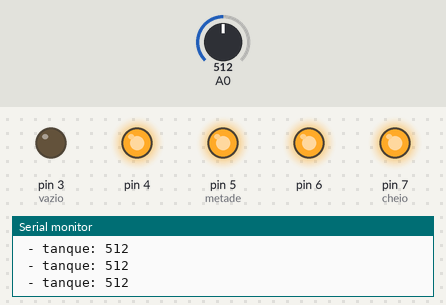
A sketch run on a simulated Arduino Uno, built with avr-gcc and run on an emulated ATmega328P. Parts: output pins drawn as LEDs (lit = HIGH), the last lines printed to the serial monitor. The test bench sets the inputs (shaded band); at power-on: A0 = 512.

Above: at 1.2 s.
1.3 s: A0 set to 497
At 2.5 s:
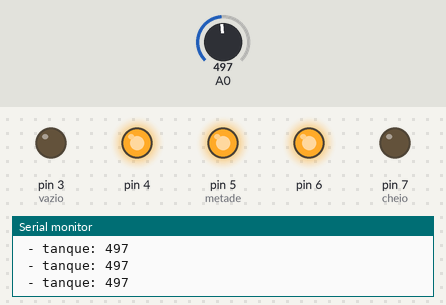
2.8 s: A0 set to 397
5.8 s: A0 set to 367
At 6.9 s:
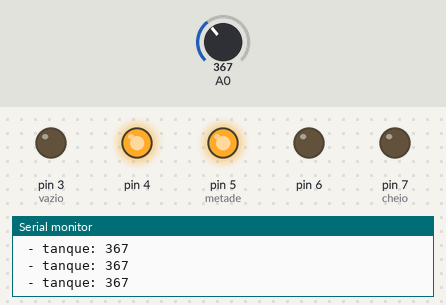
7.3 s: A0 set to 273
8.8 s: A0 set to 238
At 10.0 s:
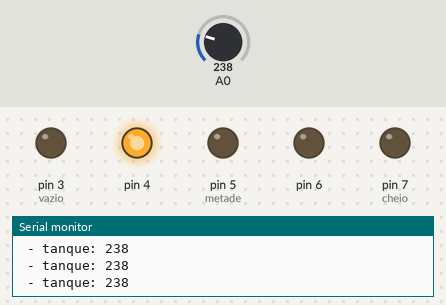
10.3 s: A0 set to 306
At 10.6 s:
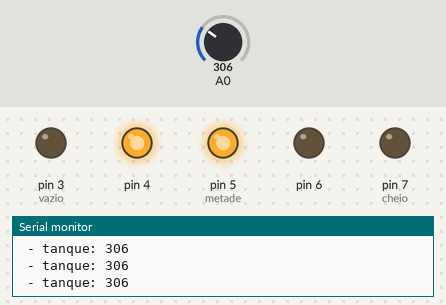
Timing chart, 0 to 13.3 s (numbered marks = the images above; inputs shaded):
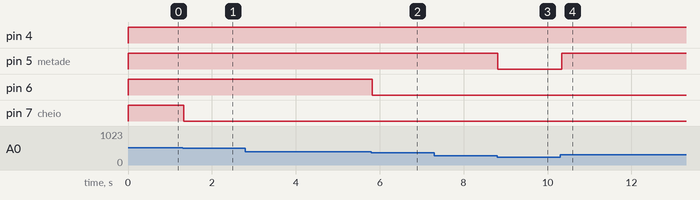

The sketch:

projetoTanqueFull.ino
```cpp
// conversor Analógico Digital;
int tanque = 0;
void setup()
{
  pinMode(A0, INPUT);
  pinMode(3, OUTPUT);//vazio
  pinMode(4, OUTPUT);//1/4
  pinMode(5, OUTPUT);//metade
  pinMode(6, OUTPUT);//3/4
  pinMode(7, OUTPUT);//cheio
  Serial.begin(9600);
}
void loop()
{
  tanque = analogRead(A0); //Lê entrada analógica A0
  Serial.print(" - tanque: "); //Imprime texto
  Serial.println(tanque); //imprime variável tanque no monitor
  // Led vazio
  if (tanque<127 and tanque>2){
    digitalWrite(3,1); //Liga LEd vaizio Laranja
  }else{digitalWrite(3,0); //Desliga Led metade Laranja
  }
  //Led 1/4
  if (tanque>=128){
    digitalWrite(4,1); // Liga Led 1/4 verde
  }else{digitalWrite(4,0); //Desliga Led metade verde
  }
  //Led 3/4
  if (tanque>=256){
    digitalWrite(5,1); //Liga Led metade verde
  }else{digitalWrite(5,0); //Desliga Led metade verde
  }
  //Led 3/4
  if (tanque>=384){
    digitalWrite(6,1); // Liga Led 3/4 verde
  }else{digitalWrite(6,0); // Desliga Led 3/4 verde
  }
  //Led cheio
  if (tanque>=512){
    digitalWrite(7,1); //Liga Led cheio verde
  }else{digitalWrite(7,0); // Desliga Led cheio verde}
  }
  //
  if (tanque>=640){
    digitalWrite(8,1); //Liga Led cheio verde
  }else{digitalWrite(8,0); // Desliga Led cheio verde}
  }
  //
  if (tanque>=768){
    digitalWrite(9,1); //Liga Led cheio verde
  }else{digitalWrite(9,0); // Desliga Led cheio verde}
  }
  //
  if (tanque>1021 and tanque<=1024){
    digitalWrite(10,1); //Liga Led cheio verde
  }else{digitalWrite(10,0); // Desliga Led cheio verde}
  }
}
```

Measured:
- the behaviour switches between 512 and 511 on A0 (found by bisection; images 0 and 1)
- the behaviour switches between 384 and 383 on A0 (found by bisection; images 1 and 2)
- the behaviour switches between 256 and 255 on A0 (found by bisection; images 2 and 3)
- after the input at 1.3 s, pin 7 (cheio): HIGH → LOW at once
- after the input at 5.8 s, pin 6: HIGH → LOW at once
- after the input at 8.8 s, pin 5 (metade): HIGH → LOW at once
- after the input at 10.3 s, pin 5 (metade): LOW → HIGH at once
